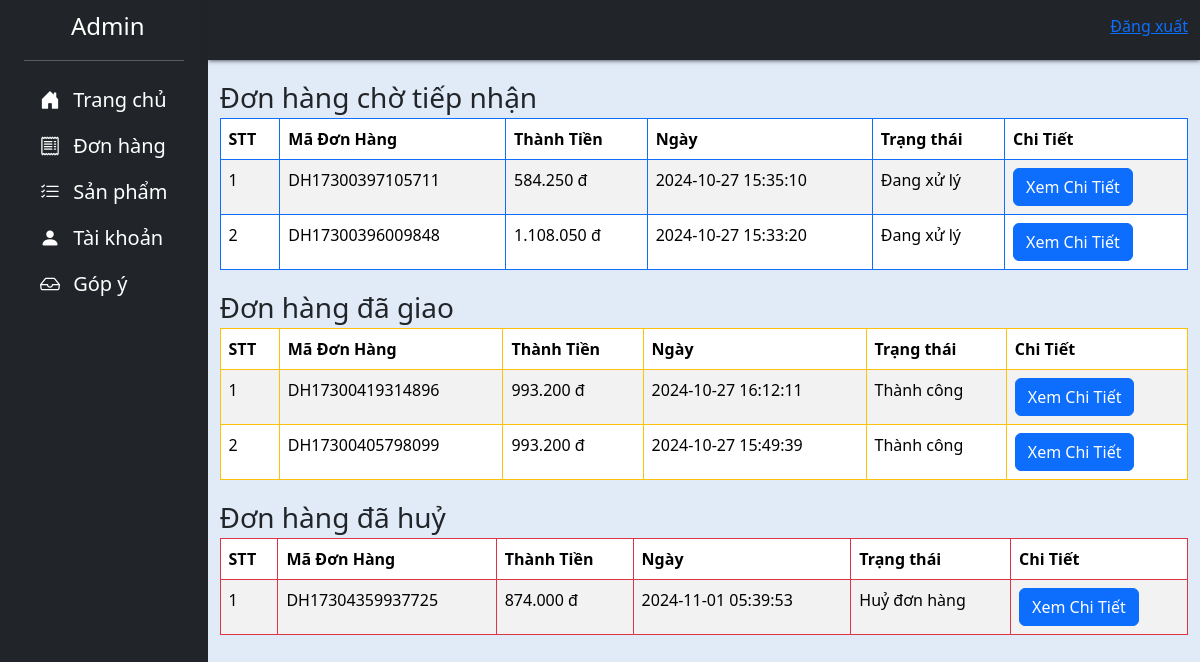
The page /Admin/admin-orders.php on the database as committed earlier.
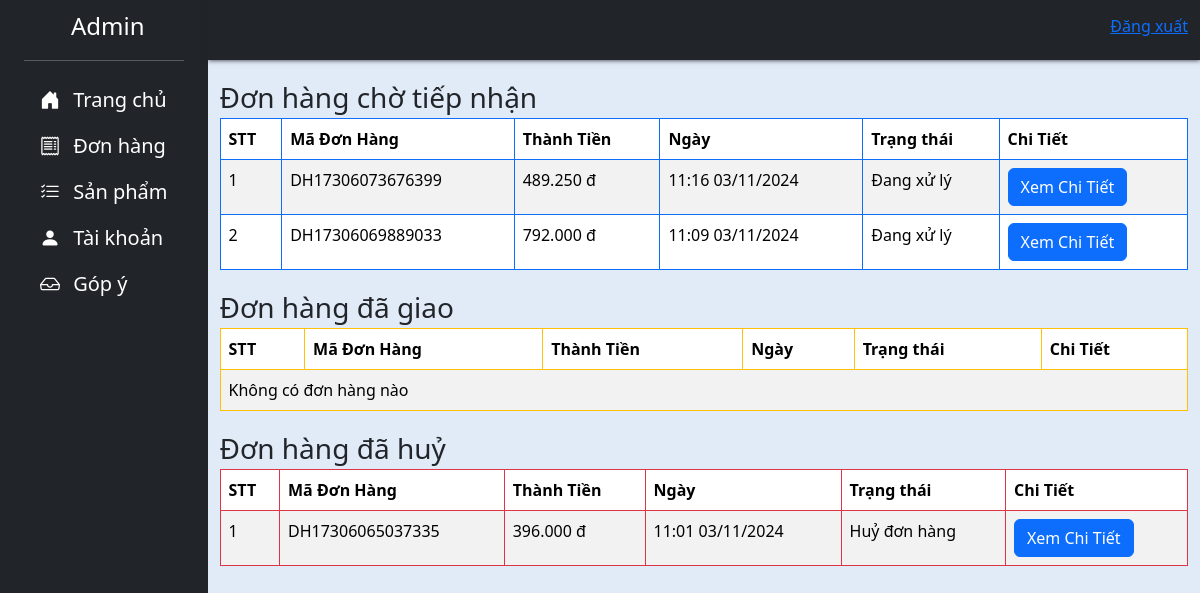
The same page on the database as committed later.
### tables this page shows
CREATE TABLE `orders` (
  `id` int(4) NOT NULL,
  `ma_don_hang` varchar(20) NOT NULL,
  `user_id` int(4) NOT NULL,
  `name` varchar(50) NOT NULL,
  `email` varchar(50) NOT NULL,
  `sdt` varchar(15) NOT NULL,
  `address` varchar(150) NOT NULL,
  `comment` varchar(300) NOT NULL,
  `total` int(9) NOT NULL,
  `status` int(1) NOT NULL,
  `time` varchar(20) NOT NULL
);

### Admin/admin-orders.php (the view, shortened to what the changed rows need)
<?php include "header.php" ?>
<div class="">
    <table class="table table-bordered table-striped border-primary">
        <thead >
            <tr>
                <th>STT</th>
                <th>Mã Đơn Hàng</th>
                <th>Thành Tiền</th>
                <th>Ngày</th>
                <th>Trạng thái</th>
                <th>Chi Tiết</th>
            </tr>
        </thead>
        <tbody>
            <?php
            $sql = "SELECT * FROM orders WHERE status = 0 ORDER BY id DESC";
            $result = $conn->query($sql);
            $count = 1;
            if ($result->num_rows > 0) {
                while ($item = $result->fetch_assoc()) {
            ?>
                    <tr>
                        <td> <?= $count ?> </td>
                        <td> <?= $item['ma_don_hang']; ?> </td>
                        <td> <?= number_format($item['total'], 0, ',', '.') ?> đ </td>
                        <td> <?= $item['time']; ?> </td>
                        <td>
                            <?php
                                if ($item['status']==0){
                                    echo "Đang xử lý";
                                }
                            ?>
                        </td>
                        <td>
                            <a href="admin-ordersdetail.php?ma=<?= $item['ma_don_hang']; ?>" class="btn btn-primary">Xem Chi Tiết</a>
                        </td>
                    </tr>
                <?php
                    $count++;
                }
            } else {
                ?>
                <tr>
                    <td colspan="6"> Không có đơn hàng nào </td>
                </tr>
            <?php
            }
            ?>
        </tbody>
    </table>
</div>
<div class="">
    <table class="table table-bordered table-striped border-warning">
        <thead>
            <tr>
                <th>STT</th>
                <th>Mã Đơn Hàng</th>
                <th>Thành Tiền</th>
                <th>Ngày</th>
                <th>Trạng thái</th>
                <th>Chi Tiết</th>
            </tr>
        </thead>
        <tbody>
            <?php
            $sql = "SELECT * FROM orders WHERE status = 1 ORDER BY id DESC";
            $result = $conn->query($sql);
            $count = 1;
            if ($result->num_rows > 0) {
                while ($item = $result->fetch_assoc()) {
            ?>
                    <tr>
                        <td> <?= $count ?> </td>
                        <td> <?= $item['ma_don_hang']; ?> </td>
                        <td> <?= number_format($item['total'], 0, ',', '.') ?> đ </td>
                        <td> <?= $item['time']; ?> </td>
                        <td>
                            <?php
                                if ($item['status']==0){
                                    echo "Đang xử lý";
                                }
                                else if ($item['status']==1){
                                    echo "Thành công";
                                }
                                else if ($item['status']==2){
                                    echo "Huỷ đơn hàng";
                                }
                            ?>
                        </td>
                        <td>
                            <a href="admin-ordersdetail.php?ma=<?= $item['ma_don_hang']; ?>" class="btn btn-primary">Xem Chi Tiết</a>
                        </td>
                    </tr>
                <?php
                    $count++;
                }
            } else {
                ?>
                <tr>
                    <td colspan="6"> Không có đơn hàng nào </td>
                </tr>
            <?php
            }
            ?>
        </tbody>
    </table>
</div>
<div class="">
    <table class="table table-bordered table-striped border-danger">
        <thead>
            <tr>
                <th>STT</th>
                <th>Mã Đơn Hàng</th>
                <th>Thành Tiền</th>
                <th>Ngày</th>
                <th>Trạng thái</th>
                <th>Chi Tiết</th>
            </tr>
        </thead>
        <tbody>
            <?php
            $sql = "SELECT * FROM orders WHERE status = 2 ORDER BY id DESC";
            $result = $conn->query($sql);
            $count = 1;
            if ($result->num_rows > 0) {
                while ($item = $result->fetch_assoc()) {
            ?>
                    <tr>
                        <td> <?= $count ?> </td>
                        <td> <?= $item['ma_don_hang']; ?> </td>
                        <td> <?= number_format($item['total'], 0, ',', '.') ?> đ </td>
                        <td> <?= $item['time']; ?> </td>
                        <td>
                            <?php
                                if ($item['status']==0){
                                    echo "Đang xử lý";
                                }
                                else if ($item['status']==1){
                                    echo "Thành công";
                                }
                                else if ($item['status']==2){
                                    echo "Huỷ đơn hàng";
                                }
                            ?>
                        </td>
                        <td>
                            <a href="admin-ordersdetail.php?ma=<?= $item['ma_don_hang']; ?>" class="btn btn-primary">Xem Chi Tiết</a>
                        </td>
                    </tr>
                <?php
                    $count++;
                }
            } else {
                ?>
                <tr>
                    <td colspan="6"> Không có đơn hàng nào </td>
                </tr>
            <?php
            }
            ?>
        </tbody>
    </table>
</div>
<?php include "footer.php" ?>

Rows that differ between the two databases and show on the page:
removed orders: ma_don_hang "DH17300397105711", total "584.250", time "2024-10-27 15:35:10", status "Đang xử lý"
removed orders: ma_don_hang "DH17300396009848", total "1.108.050", time "2024-10-27 15:33:20", status "Đang xử lý"
removed orders: ma_don_hang "DH17300419314896", total "993.200", time "2024-10-27 16:12:11", status "Thành công"
removed orders: ma_don_hang "DH17300405798099", total "993.200", time "2024-10-27 15:49:39", status "Thành công"
removed orders: ma_don_hang "DH17304359937725", total "874.000", time "2024-11-01 05:39:53", status "Huỷ đơn hàng"
added orders: ma_don_hang "DH17306073676399", total "489.250", time "11:16 03/11/2024", status "Đang xử lý"
added orders: ma_don_hang "DH17306069889033", total "792.000", time "11:09 03/11/2024", status "Đang xử lý"
added orders: ma_don_hang "DH17306065037335", total "396.000", time "11:01 03/11/2024", status "Huỷ đơn hàng"
Other text that changed with them:
text now shown: "Không có đơn hàng nào"
